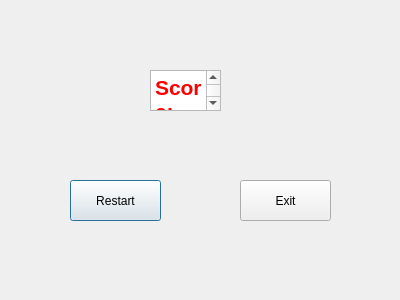
<?xml version="1.0" encoding="UTF-8"?>
<ui version="4.0">
 <class>Dialog</class>
 <widget class="QDialog" name="Dialog">
  <property name="geometry">
   <rect>
    <x>0</x>
    <y>0</y>
    <width>400</width>
    <height>300</height>
   </rect>
  </property>
  <property name="windowTitle">
   <string>Dialog</string>
  </property>
  <widget class="QPushButton" name="pushButton">
   <property name="geometry">
    <rect>
     <x>70</x>
     <y>180</y>
     <width>91</width>
     <height>41</height>
    </rect>
   </property>
   <property name="text">
    <string>Restart</string>
   </property>
  </widget>
  <widget class="QPushButton" name="pushButton_2">
   <property name="geometry">
    <rect>
     <x>240</x>
     <y>180</y>
     <width>91</width>
     <height>41</height>
    </rect>
   </property>
   <property name="text">
    <string>Exit</string>
   </property>
  </widget>
  <widget class="QTextEdit" name="textEdit">
   <property name="geometry">
    <rect>
     <x>150</x>
     <y>70</y>
     <width>71</width>
     <height>41</height>
    </rect>
   </property>
   <property name="html">
    <string>&lt;!DOCTYPE HTML PUBLIC &quot;-//W3C//DTD HTML 4.0//EN&quot; &quot;http://www.w3.org/TR/REC-html40/strict.dtd&quot;&gt;
&lt;html&gt;&lt;head&gt;&lt;meta name=&quot;qrichtext&quot; content=&quot;1&quot; /&gt;&lt;style type=&quot;text/css&quot;&gt;
p, li { white-space: pre-wrap; }
&lt;/style&gt;&lt;/head&gt;&lt;body style=&quot; font-family:'PMingLiU'; font-size:9pt; font-weight:400; font-style:normal;&quot;&gt;
&lt;p style=&quot; margin-top:0px; margin-bottom:0px; margin-left:0px; margin-right:0px; -qt-block-indent:0; text-indent:0px;&quot;&gt;&lt;span style=&quot; font-size:16pt; font-weight:600; color:#ff0000;&quot;&gt;Score:&lt;/span&gt;&lt;/p&gt;&lt;/body&gt;&lt;/html&gt;</string>
   </property>
  </widget>
 </widget>
 <resources/>
 <connections/>
</ui>
